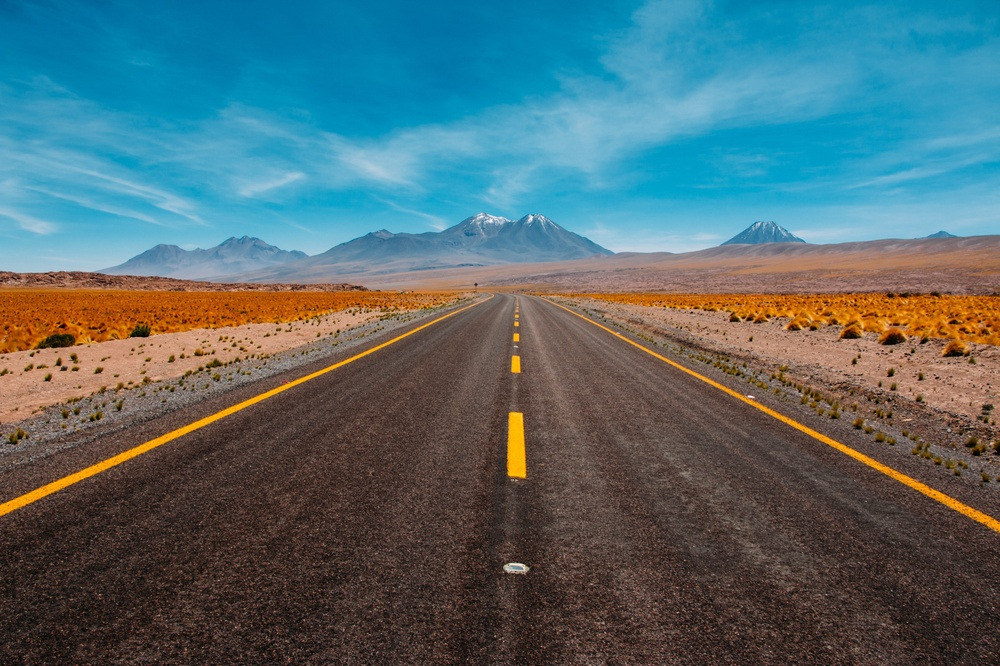
#> input picture Hw1/road4.jpeg, 1000 x 666 px, shrunk from 4000 x 2666 before the run
$ python road_lbp-edges.py
#> lines starting #> are read from the running program, lines starting #| are printed output that depends on the picture
# -*- coding: utf-8 -*-
"""
Created on Fri Mar 12 15:35:25 2021

@author: engineer
"""

from skimage.transform import rotate
from skimage.feature import local_binary_pattern
from skimage import data, io,data_dir,filters, feature
from skimage.color import label2rgb
import skimage
import numpy as np
import matplotlib.pyplot as plt
from PIL import Image
import cv2

# settings for LBP
radius = 1  # LBP算法中範圍半徑的取值
n_points = 8 * radius # 領域像素點數

# 讀取圖像
image = cv2.imread('road4.jpeg')
#> image is the input picture: shape (666, 1000, 3); mean B, G, R 110.3, 106.4, 83.1
image1 = cv2.cvtColor(image, cv2.COLOR_BGR2RGB)
plt.subplot(111)
plt.imshow(image1)
# 灰階轉換
image = cv2.cvtColor(image1, cv2.COLOR_BGR2GRAY)
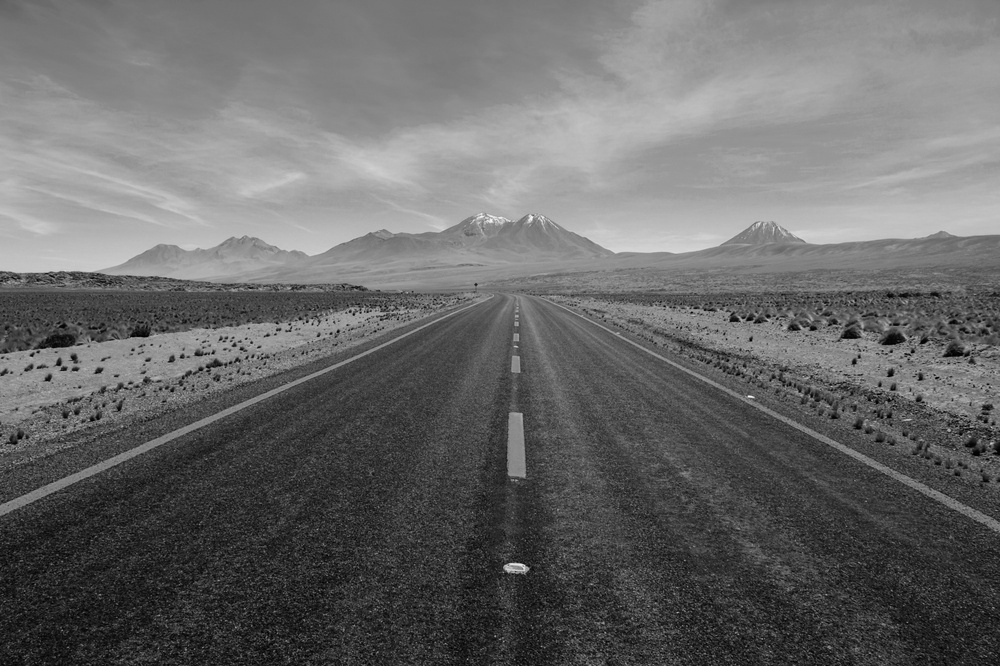
#> image: shape (666, 1000); min 0, max 250, mean 104.9
plt.subplot(111)
plt.imshow(image, plt.cm.gray)
# lbp處理
lbp = local_binary_pattern(image, n_points, radius)
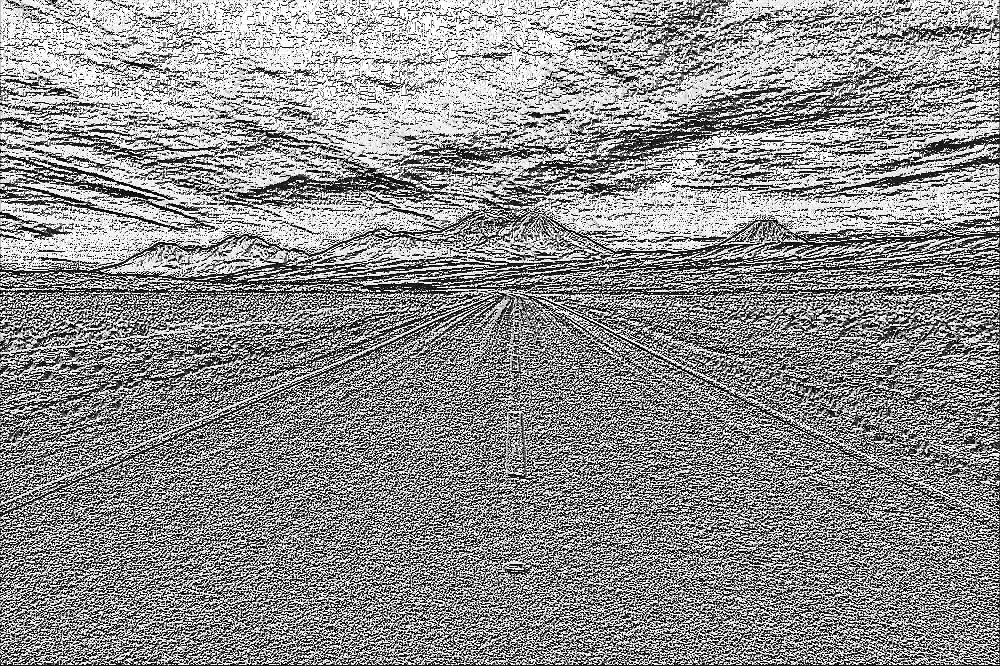
#> lbp: shape (666, 1000) float64; min 0, max 255, mean 143.1
plt.subplot(111)
plt.imshow(lbp, plt.cm.gray)

#特徵邊緣提取
edges = filters.sobel(image)
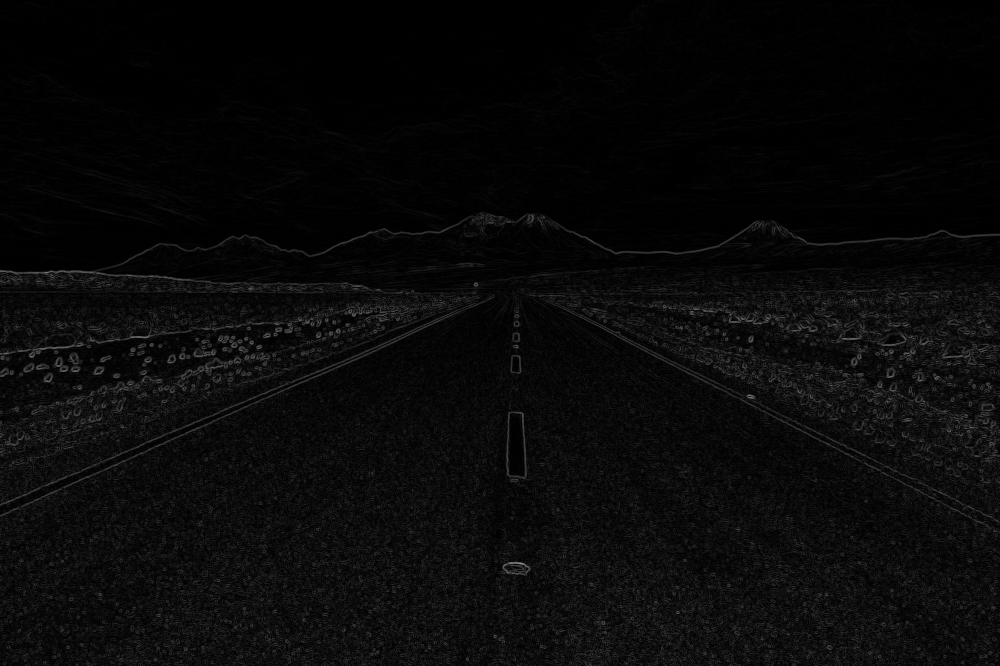
#> edges: shape (666, 1000) float64; min 0, max 0.578, mean 0.0378
plt.subplot(111)
plt.imshow(edges, plt.cm.gray)
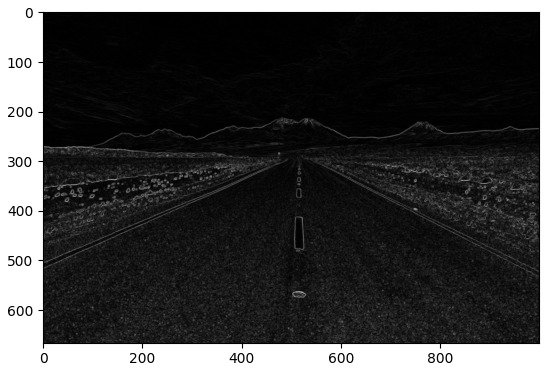
#> figure drawn by matplotlib, 1 panel

$ run again, with Hw1/car-lbp.png saved as Hw1/road4.jpeg
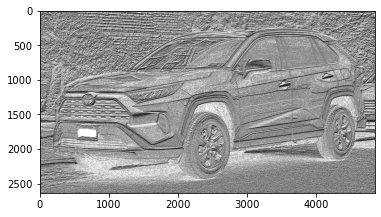
#> input picture Hw1/car-lbp.png, 381 x 217 px
#> image is the input picture: shape (217, 381, 3); min 0, max 255, mean 171.3
#> image: shape (217, 381)
#> `edges = filters.sobel(image)`:
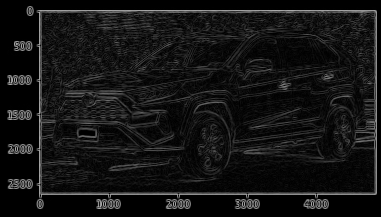
#> edges: shape (217, 381) float64; min 0, max 0.684, mean 0.0797
#> `plt.imshow(edges, plt.cm.gray)`:
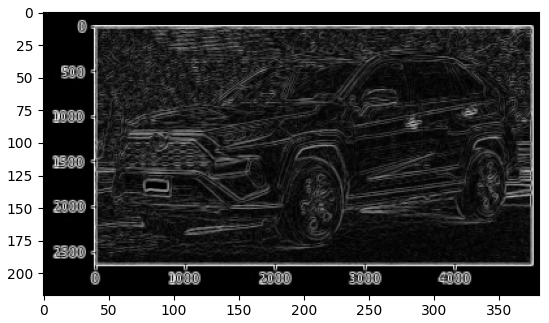
#> figure drawn by matplotlib, 1 panel
